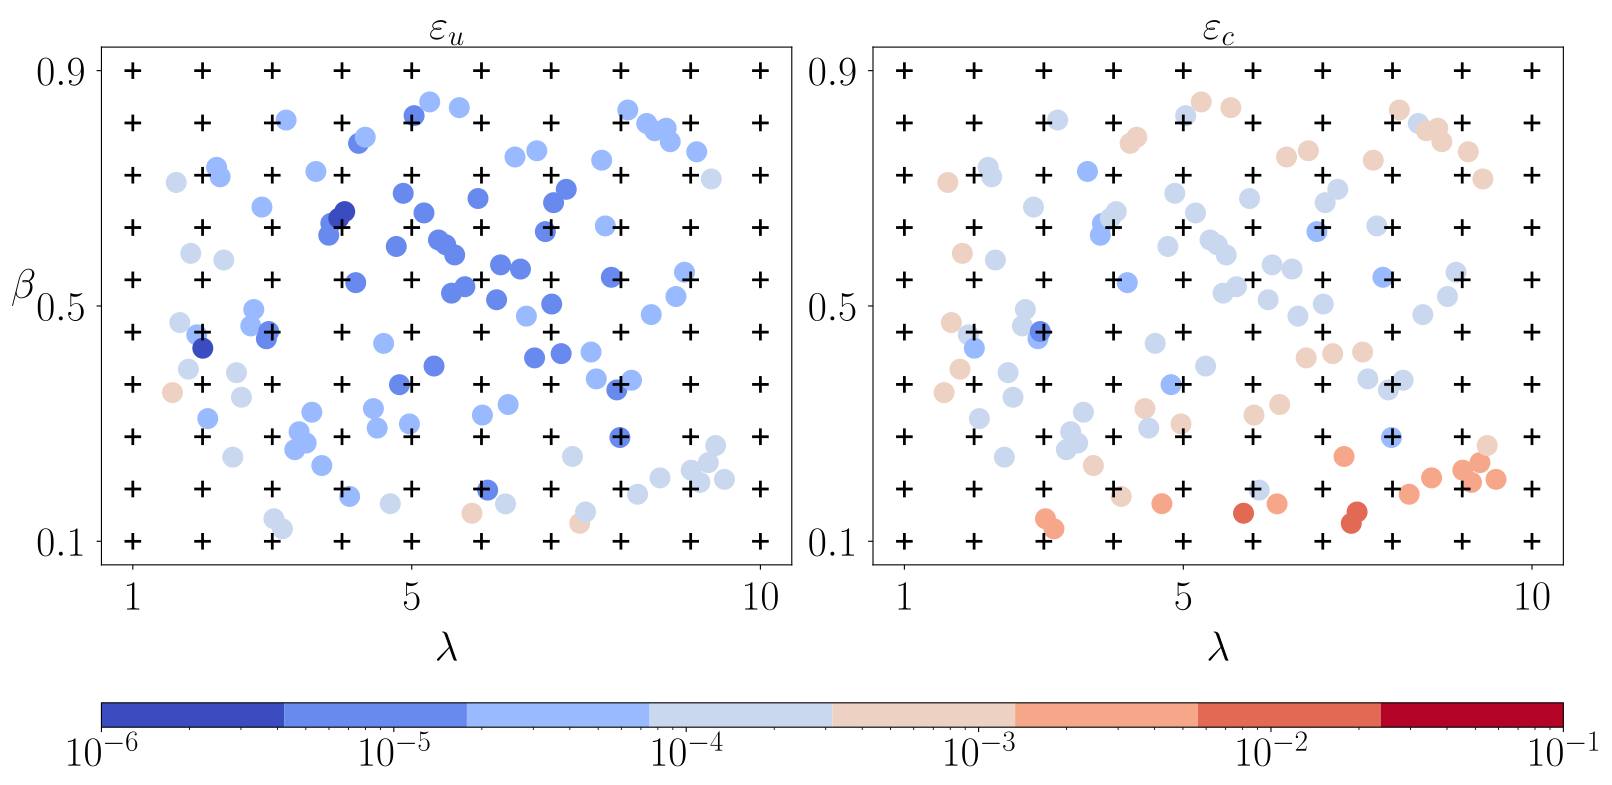

Here is the Python script that generated this plot:
"""Figure 8: point-wise relative errors over the (lambda, beta) plane.

Reproduces Figure 8 of the extrudate-swell ROM paper: the relative l2 error of
the ROM at each test parameter for the velocity field (eps_u) and the trace of
the conformation tensor (eps_c), scattered over the (lambda, beta) domain. Plus
markers (+) are the training samples; filled circles are the test parameters
coloured by their relative error on a shared log scale.

Run: python figures/figure8.py
"""

import sys
from pathlib import Path

import numpy as np
import matplotlib
import matplotlib.pyplot as plt
import matplotlib.colors as mcolors

ROOT = Path(__file__).resolve().parents[1]
sys.path.insert(0, str(ROOT))
from romlab import FOM, POD, OfflinePhase, OnlinePhase  # noqa: E402  (also sets rcParams)

DATA_DIR = ROOT / "data" / "2d" / "lambda-beta"
TRAIN_FILES = ["snapshots.txt", "c-trace.txt", "mesh_coor2.txt", "parameters.txt"]
TEST_FILES = ["snapshots_test.txt", "c-trace_test.txt", "mesh_coor2_test.txt", "parameters_test.txt"]
FIELDS = ("velocity", "c-trace")
TITLES = {"velocity": r"$\varepsilon_u$", "c-trace": r"$\varepsilon_c$"}
NLEVELS = 8
PANEL = (8, 6)  # size of each subplot


def style():
    plt.rcParams.update({
        "font.size": 30, "text.usetex": True, "font.family": "serif",
        "legend.fontsize": 30, "axes.labelsize": 30, "axes.titlesize": 30,
        "xtick.labelsize": 30, "ytick.labelsize": 30, "legend.loc": "best",
        "lines.markersize": 12, "legend.frameon": True, "grid.alpha": 0.3,
    })


def main():
    plt.switch_backend("TkAgg")  # ensure an interactive backend to show the figure
    style()

    fom = FOM(DATA_DIR, TRAIN_FILES, TEST_FILES, param_cols=[0, 1], seed=42)
    fom.info()
    pod = POD(fom, centering=False, eps=1e-6)
    pod.compute_basis()
    offline = OfflinePhase(fom, pod, x_scaler="minmax")
    offline.train_rom()
    online = OnlinePhase(fom, pod, offline)
    online.reconstruct_sol()
    online.info()

    lam_tr, bet_tr = fom.parameters_train[:, 0], fom.parameters_train[:, 1]
    lam_te, bet_te = fom.parameters_test[:, 0], fom.parameters_test[:, 1]

    # Unified log colour scale, rounded out to whole decades.
    all_err = np.concatenate([online.errors[f] for f in FIELDS])
    vmin = 10.0 ** np.floor(np.log10(all_err[all_err > 0].min()))
    vmax = 10.0 ** np.ceil(np.log10(all_err.max()))
    cmap = matplotlib.colormaps.get_cmap("coolwarm").resampled(NLEVELS)
    norm = mcolors.LogNorm(vmin=vmin, vmax=vmax)

    fig, axes = plt.subplots(1, len(FIELDS), figsize=(PANEL[0] * len(FIELDS), PANEL[1] + 2),
                             constrained_layout=True)
    for col, (ax, field) in enumerate(zip(axes, FIELDS)):
        ax.plot(lam_tr, bet_tr, "+", color="k", markersize=12, markeredgewidth=2.0,
                linestyle="none", zorder=5)
        sc = ax.scatter(lam_te, bet_te, c=np.clip(online.errors[field], vmin, vmax),
                        s=200, linewidths=1.0, cmap=cmap, norm=norm, zorder=2)
        ax.set_title(TITLES[field])
        ax.set_xlabel(r"$\lambda$", labelpad=10)
        ax.set_xticks([1, 5, 10])
        ax.set_yticks([0.1, 0.5, 0.9])
        ax.tick_params(axis="both", pad=8)
        ax.set_box_aspect(PANEL[1] / PANEL[0])  # force each axes to an 8:6 box
        if col == 0:
            ax.set_ylabel(r"$\beta$", labelpad=10, rotation=0)

    decades = np.arange(int(np.log10(vmin)), int(np.log10(vmax)) + 1)
    ticks = 10.0 ** decades
    cb = fig.colorbar(sc, ax=axes, location="bottom", ticks=ticks, shrink=1.0, aspect=60)
    cb.ax.set_xticklabels([rf"$10^{{{p}}}$" for p in decades])

    plt.savefig(Path(__file__).resolve().parent / "figure8.pdf", bbox_inches="tight")
    plt.show()


if __name__ == "__main__":
    main()
